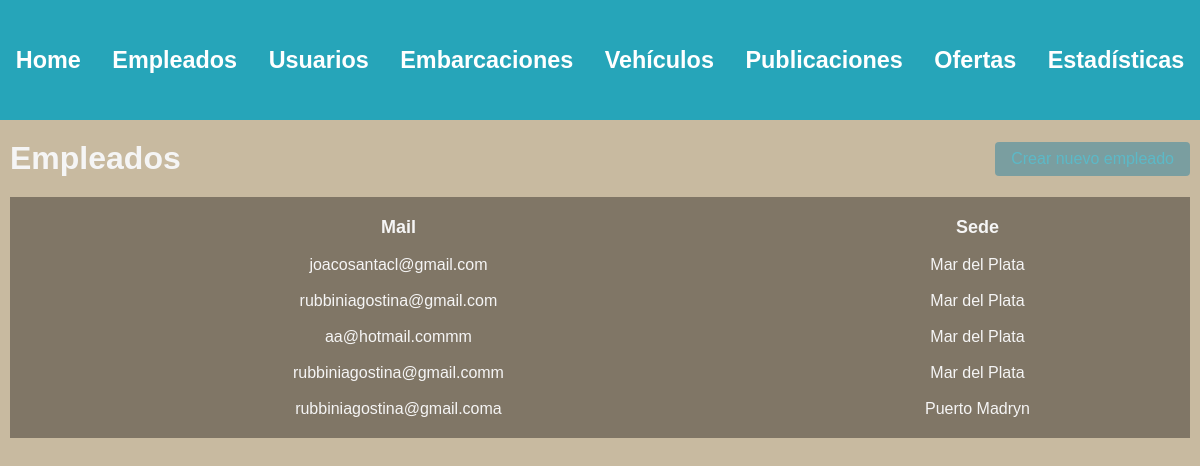
Screenshot of /administracion/empleados/ (signed in) with the database file from the repository.
### usuarios/models.py (models this page shows, shortened)
class Usuario(AbstractBaseUser, PermissionsMixin):
    nombre = models.CharField(max_length=50)
    apellido = models.CharField(max_length=50)
    fecha_nacimiento = models.DateField()
    telefono = models.CharField(max_length=13)
    mail = models.EmailField(max_length=50, unique=True)
    password = models.CharField(max_length=128)
    is_staff= models.BooleanField(default=False)
    is_blocked= models.BooleanField(default=False)
    USERNAME_FIELD = 'mail'
    REQUIRED_FIELDS = ['nombre', 'apellido', 'fecha_nacimiento', 'telefono']

### empleados/models.py (models this page shows)
class Sede(models.Model):
    nombre = models.CharField(max_length=100, unique=True)

### administrador/views.py (the view)
# urls.py: path('', include('empleados.urls')),
@login_required(login_url=reverse_lazy('home'))
def empleados(request):
    user = request.user
    if not user.is_superuser:
        return redirect('home')
    empleados = Usuario.objects.filter(is_staff=True, is_superuser=False)
    for empleado in empleados:
        emple_sede = EmpleConSede.objects.get(user_id=empleado.id)
        sede = Sede.objects.get(id=emple_sede.sede_id)
        empleado.sede = sede.nombre
    return render(request, 'employees.html', {
        'empleados' : empleados
    })

### autenticacion/backend.py (called while the page is built)
    def get_user(self, user_id):
        UserModel = get_user_model()
        try:
            return UserModel.objects.get(pk=user_id)
        except UserModel.DoesNotExist:
            return None

### administrador/templates/employees.html (shortened to what this page needs)
{% extends 'layouts/navbar.html' %}
{% block content %}
<div class="header">
    <h1>Empleados</h1>
    <a href="{% url 'crear empleado' %}" class="btn btn-primary">Crear nuevo empleado</a>
</div>
{% if empleados %}
    <table>
        <thead>
            <tr>
                <th>Mail</th>
                <th>Sede</th>
            </tr>
        </thead>
        <tbody>
            {% for empleado in empleados %}
                <tr>
                    <td>{{empleado.mail}}</td>
                    <td>{{empleado.sede}}</td>
                </tr>
            {% endfor %}
        </tbody>
    </table>
{% else %}
    <h3>No existen empleados en la plataforma.</h3>
{% endif %}
{% endblock %}

### administrador/static/styles/main.css (style rules this page uses)
:root { --azul1: #6785b4; --azul2: #26a5b9; --azul3: #a9cecf; --gris: #c4c4be8c; --arena: #c8baa0; }
body { background: #c8baa0; color: whitesmoke; font-family: arial; margin: 0; }
.header { display: flex; justify-content: space-between; align-items: center; margin-bottom: 20px; }
.header h1 { margin: 0; }
.btn-primary { background-color: #7a9ea0; border-color: #7a9ea0; color: #fff; padding: 8px 16px; border-radius: 4px; text-decoration: none; }
table { width: 100%; background: #807666; color: whitesmoke; padding: 10px; margin-bottom: 2px; }
table thead th { font-size: 18px; }
table tbody td { font-size: 16px; }
table th, table td { padding: 8px; text-align: center; }
a:link, a:visited { color: #5cb9c7; font-size: 16px; }

### rows the page displays
Usuario: mail "joacosantacl@gmail.com", sede "Mar del Plata"
Usuario: mail "rubbiniagostina@gmail.com", sede "Mar del Plata"
Usuario: mail "aa@hotmail.commm", sede "Mar del Plata"
Usuario: mail "rubbiniagostina@gmail.comm", sede "Mar del Plata"
Usuario: mail "rubbiniagostina@gmail.coma", sede "Puerto Madryn"
